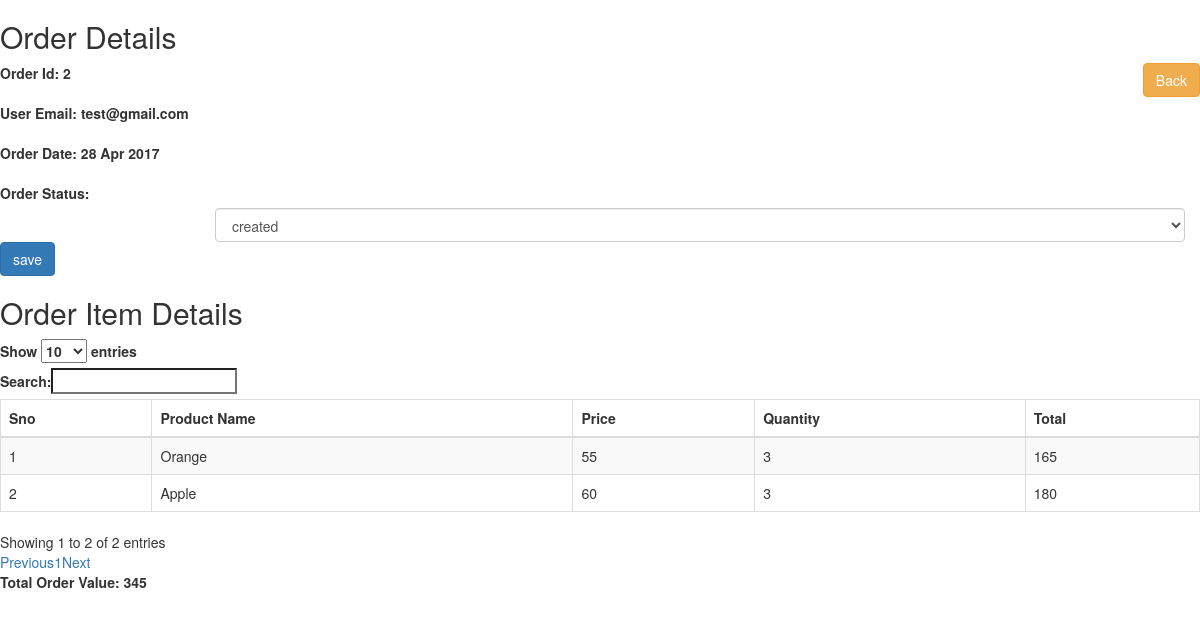
/orders/2, run on the app's committed database.
### tables this page shows
CREATE TABLE `order_entity` (
  `id` int(11) NOT NULL,
  `email_id` varchar(200) NOT NULL,
  `status` varchar(1) NOT NULL DEFAULT '1',
  `created_at` timestamp NOT NULL DEFAULT CURRENT_TIMESTAMP,
  `updated_at` timestamp NULL DEFAULT NULL
);

CREATE TABLE `order_item_entity` (
  `id` int(11) NOT NULL,
  `order_id` int(11) NOT NULL,
  `name` varchar(200) NOT NULL,
  `price` double NOT NULL,
  `quantity` int(11) NOT NULL,
  `created_at` timestamp NOT NULL DEFAULT CURRENT_TIMESTAMP,
  `updated_at` timestamp NULL DEFAULT NULL
);

### application/controllers/Welcome.php (called while the page is built, shortened)
<?php
class Welcome extends CI_Controller {
	public function orders_update()
	{
		$id=$this->uri->segment(2);
		$data['order_details']	=$this->order_model->select('order_entity',array('id'=>$id));
		$data['order_entity']	=$this->order_model->select('order_item_entity',array('order_id'=>$id));
		$this->load->view('orders_update',$data);
	}
}

### index.php (called while the page is built, shortened)
<?php
require_once BASEPATH.'core/CodeIgniter.php';

### application/models/Order_model.php (called while the page is built, shortened)
<?php if(!defined('BASEPATH'))exit('No direct script access allowed');
class Order_model extends CI_Model
{
	function select($table,$cond)
	{
		$this->db->select('*');
		$this->db->from($table);
		if(!empty($cond))
		$this->db->where($cond);
		$query = $this->db->get();
		return $query;
	}
}

### application/views/orders_update.php (the view, shortened to what this page needs)
<!DOCTYPE html PUBLIC "-//W3C//DTD XHTML 1.0 Transitional//EN" "http://www.w3.org/TR/xhtml1/DTD/xhtml1-transitional.dtd">
<html xmlns="http://www.w3.org/1999/xhtml">
<head>
<link rel="stylesheet" type="text/css" href="//maxcdn.bootstrapcdn.com/bootstrap/3.3.7/css/bootstrap.min.css"/>
<link rel="stylesheet" type="text/css" href="https://cdn.datatables.net/1.10.15/css/dataTables.bootstrap.min.css"/>
</head>
<body>
<?php $or=$order_details->row();?>
<h2>Order Details</h2>
<a href="<?=base_url()?>orders" type="button" class="btn btn-warning" style="float:right">Back</a>
<form action="<?=base_url()?>orders/<?=$or->id?>" method="post">
    <div class="form-group">
      <label for="email">Order Id:</label>
      <label for="email"><?=$or->id?></label>
    </div>
    <div class="form-group">
      <label for="email">User Email:</label>
      <label for="email"><?=$or->email_id?></label>
    </div>
    <div class="form-group">
      <label for="email">Order Date:</label>
      <label for="email"><?=date('d M Y',strtotime($or->created_at))?></label>
    </div>
    <div class="form-group">
      <label for="email">Order Status:</label>
      <div class="col-sm-offset-2 col-sm-10">
      <select  class="form-control col-md-6"  name="status">
       <option value="1" <?php if($or->status==1){?> selected="selected"<?php }?>>created</option>
      </select>
     </div>
    </div>
    <div class="form-group">
      <input type="submit" value="save" name="save" class="btn btn-primary" />
    </div>
  </form>
<h2>Order Item Details</h2>
<table id="example" class="table table-striped table-bordered" cellspacing="0" width="100%">
        <thead>
            <tr>
                <th>Sno</th>
                <th>Product Name</th>
                <th>Price</th>
                <th>Quantity</th>
                <th>Total</th>
            </tr>
        </thead>
        <tbody>
        <?php $sum=array();$i=1;if(isset($order_entity) && $order_entity->num_rows()>0){
			foreach($order_entity->result() as $oe)
			{
				?>
            <tr>
                <td><?=$i++?></td>
                <td><?=$oe->name?></td>
                <td><?=$oe->price?></td>
                <td><?=$oe->quantity?></td>
                <td><?php echo $oe->price*$oe->quantity;$sum[]=$oe->price*$oe->quantity?></td>
            </tr>
            <?php
			}
		}
		?>
        </tbody>
    </table>
     <div class="form-group">
      <label for="email">Total Order Value:</label>
      <label for="email"><?=array_sum($sum);?></label>
    </div>
</body>
</html>

### data on the page
order_entity: id "2", email "test@gmail.com", created_at "28 Apr 2017", status "created"
order_item_entity: name "Orange", price "55", quantity "3", $oe->price*$oe->quantity "165"
order_item_entity: name "Apple", price "60", quantity "3", $oe->price*$oe->quantity "180"

### other printed values
array_sum($sum) "345"
